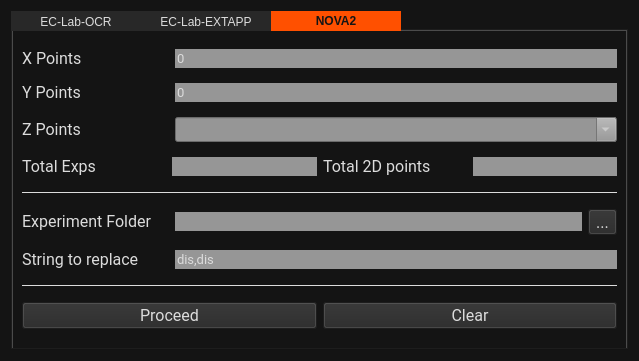
<?xml version="1.0" encoding="UTF-8"?>
<ui version="4.0">
 <class>Form</class>
 <widget class="QWidget" name="Form">
  <property name="geometry">
   <rect>
    <x>0</x>
    <y>0</y>
    <width>639</width>
    <height>361</height>
   </rect>
  </property>
  <property name="windowTitle">
   <string>Form</string>
  </property>
  <property name="styleSheet">
   <string notr="true">QWidget {
background-color: rgb(20, 20, 20)
}

QWidget QTabWidget Line{
color: rgb(220,220,220);
}

QTabWidget{
background-color: rgb(40, 40, 40);
color: rgb(220, 220, 220);
}

QTabBar::tab{
background-color: rgb(40, 40, 40);
color: rgb(220, 220, 220);
height: 20px;
width: 130px
}

QTabBar::tab:selected{
color:rgb(20, 20, 20);
background-color: rgb(255, 80, 0);
font-weight: bold;

}

QWidget QLabel{
font-family:Roboto;
font-style: normal;
font-size: 12pt;
color:rgb(220, 220, 220);
}

QWidget QPushButton{
font-family:Roboto;
font-style: normal;
font-size: 12pt;
background-color:rgb(40, 40, 40);
color:rgb(220, 220, 220);
}

QWidget QPushButton:hover{
background-color:rgb(255, 80, 0);
color:rgb(20, 20, 20);
}

QWidget QToolButton{
font-family:Roboto;
font-style: normal;
font-size: 12pt;
background-color:rgb(40, 40, 40);
color:rgb(220, 220, 220);
}

QWidget QToolButton:hover{
background-color:rgb(255, 80, 0);
color:rgb(20, 20, 20);
}

QLineEdit{
background-color: rgb(150,150,150);
color: rgb(220,220,220);
font-family:Roboto; 
font-size:10pt;
}

QComboBox{
background-color: rgb(150,150,150);
color: rgb(220,220,220);
font-family:Roboto; 
font-size:10pt;
}</string>
  </property>
  <layout class="QVBoxLayout" name="verticalLayout">
   <item>
    <widget class="QTabWidget" name="tabWidget">
     <property name="focusPolicy">
      <enum>Qt::NoFocus</enum>
     </property>
     <property name="styleSheet">
      <string notr="true">Line{
color: rgb(220,220,220);
}</string>
     </property>
     <property name="tabShape">
      <enum>QTabWidget::Rounded</enum>
     </property>
     <property name="currentIndex">
      <number>2</number>
     </property>
     <property name="elideMode">
      <enum>Qt::ElideNone</enum>
     </property>
     <widget class="QWidget" name="tab1">
      <attribute name="title">
       <string>EC-Lab-OCR</string>
      </attribute>
      <layout class="QVBoxLayout" name="verticalLayout_2">
       <item>
        <layout class="QHBoxLayout" name="horizontalLayout_1" stretch="1,3">
         <item>
          <widget class="QLabel" name="label_xp_tab1">
           <property name="sizePolicy">
            <sizepolicy hsizetype="Expanding" vsizetype="Fixed">
             <horstretch>0</horstretch>
             <verstretch>0</verstretch>
            </sizepolicy>
           </property>
           <property name="text">
            <string>X Points</string>
           </property>
          </widget>
         </item>
         <item>
          <widget class="QLineEdit" name="lineEdit_xp_tab1">
           <property name="sizePolicy">
            <sizepolicy hsizetype="Expanding" vsizetype="Maximum">
             <horstretch>0</horstretch>
             <verstretch>0</verstretch>
            </sizepolicy>
           </property>
           <property name="text">
            <string>0</string>
           </property>
           <property name="frame">
            <bool>false</bool>
           </property>
           <property name="placeholderText">
            <string>Example: (&lt;start&gt; &lt;end&gt; &lt;interval&gt;) use ',' as seperator</string>
           </property>
          </widget>
         </item>
        </layout>
       </item>
       <item>
        <layout class="QHBoxLayout" name="horizontalLayout_2" stretch="1,3">
         <item>
          <widget class="QLabel" name="label_yp_tab1">
           <property name="sizePolicy">
            <sizepolicy hsizetype="Expanding" vsizetype="Fixed">
             <horstretch>0</horstretch>
             <verstretch>0</verstretch>
            </sizepolicy>
           </property>
           <property name="text">
            <string>Y Points</string>
           </property>
          </widget>
         </item>
         <item>
          <widget class="QLineEdit" name="lineEdit_yp_tab1">
           <property name="sizePolicy">
            <sizepolicy hsizetype="Expanding" vsizetype="Maximum">
             <horstretch>0</horstretch>
             <verstretch>0</verstretch>
            </sizepolicy>
           </property>
           <property name="text">
            <string>0</string>
           </property>
           <property name="frame">
            <bool>false</bool>
           </property>
           <property name="placeholderText">
            <string>Example: (&lt;start&gt; &lt;end&gt; &lt;interval&gt;) use ',' as seperator</string>
           </property>
          </widget>
         </item>
        </layout>
       </item>
       <item>
        <layout class="QHBoxLayout" name="horizontalLayout_3" stretch="1,3">
         <item>
          <widget class="QLabel" name="label_zp_tab1">
           <property name="sizePolicy">
            <sizepolicy hsizetype="Expanding" vsizetype="Fixed">
             <horstretch>0</horstretch>
             <verstretch>0</verstretch>
            </sizepolicy>
           </property>
           <property name="text">
            <string>Z Points</string>
           </property>
          </widget>
         </item>
         <item>
          <widget class="QComboBox" name="combo_zp_tab1">
           <property name="editable">
            <bool>true</bool>
           </property>
           <property name="frame">
            <bool>true</bool>
           </property>
           <property name="modelColumn">
            <number>0</number>
           </property>
           <item>
            <property name="text">
             <string>2000,0</string>
            </property>
           </item>
          </widget>
         </item>
        </layout>
       </item>
       <item>
        <layout class="QHBoxLayout" name="horizontalLayout_4">
         <item>
          <widget class="QLabel" name="label_3d_tab1">
           <property name="sizePolicy">
            <sizepolicy hsizetype="Expanding" vsizetype="Fixed">
             <horstretch>0</horstretch>
             <verstretch>0</verstretch>
            </sizepolicy>
           </property>
           <property name="text">
            <string>Total Exps</string>
           </property>
          </widget>
         </item>
         <item>
          <widget class="QLineEdit" name="lineEdit_3d_tab1">
           <property name="sizePolicy">
            <sizepolicy hsizetype="Expanding" vsizetype="Fixed">
             <horstretch>0</horstretch>
             <verstretch>0</verstretch>
            </sizepolicy>
           </property>
           <property name="frame">
            <bool>false</bool>
           </property>
           <property name="readOnly">
            <bool>false</bool>
           </property>
           <property name="placeholderText">
            <string/>
           </property>
          </widget>
         </item>
         <item>
          <widget class="QLabel" name="label_2d_tab1">
           <property name="sizePolicy">
            <sizepolicy hsizetype="Expanding" vsizetype="Fixed">
             <horstretch>0</horstretch>
             <verstretch>0</verstretch>
            </sizepolicy>
           </property>
           <property name="text">
            <string>Total 2D points</string>
           </property>
          </widget>
         </item>
         <item>
          <widget class="QLineEdit" name="lineEdit_2d_tab1">
           <property name="sizePolicy">
            <sizepolicy hsizetype="Expanding" vsizetype="Maximum">
             <horstretch>0</horstretch>
             <verstretch>0</verstretch>
            </sizepolicy>
           </property>
           <property name="frame">
            <bool>false</bool>
           </property>
           <property name="readOnly">
            <bool>true</bool>
           </property>
           <property name="placeholderText">
            <string/>
           </property>
          </widget>
         </item>
        </layout>
       </item>
       <item>
        <widget class="Line" name="line">
         <property name="autoFillBackground">
          <bool>false</bool>
         </property>
         <property name="styleSheet">
          <string notr="true">color: rgb(220,220,220)</string>
         </property>
         <property name="frameShadow">
          <enum>QFrame::Plain</enum>
         </property>
         <property name="lineWidth">
          <number>1</number>
         </property>
         <property name="midLineWidth">
          <number>0</number>
         </property>
         <property name="orientation">
          <enum>Qt::Horizontal</enum>
         </property>
        </widget>
       </item>
       <item>
        <layout class="QHBoxLayout" name="horizontalLayout_5">
         <item>
          <widget class="QPushButton" name="pushButton_OCR_tab1">
           <property name="enabled">
            <bool>true</bool>
           </property>
           <property name="sizePolicy">
            <sizepolicy hsizetype="Expanding" vsizetype="Fixed">
             <horstretch>0</horstretch>
             <verstretch>0</verstretch>
            </sizepolicy>
           </property>
           <property name="text">
            <string>Select OCR Region</string>
           </property>
          </widget>
         </item>
        </layout>
       </item>
       <item>
        <layout class="QHBoxLayout" name="horizontalLayout_6" stretch="1,3">
         <item>
          <widget class="QLabel" name="label_tt_tab1">
           <property name="sizePolicy">
            <sizepolicy hsizetype="Expanding" vsizetype="Fixed">
             <horstretch>0</horstretch>
             <verstretch>0</verstretch>
            </sizepolicy>
           </property>
           <property name="text">
            <string>Trigger Tech(s)</string>
           </property>
          </widget>
         </item>
         <item>
          <widget class="QLineEdit" name="lineEdit_tt_tab1">
           <property name="sizePolicy">
            <sizepolicy hsizetype="Expanding" vsizetype="Maximum">
             <horstretch>0</horstretch>
             <verstretch>0</verstretch>
            </sizepolicy>
           </property>
           <property name="text">
            <string>2,4</string>
           </property>
           <property name="frame">
            <bool>false</bool>
           </property>
           <property name="placeholderText">
            <string>Example: 1.CV,4.WAIT</string>
           </property>
          </widget>
         </item>
        </layout>
       </item>
       <item>
        <widget class="Line" name="line_3">
         <property name="styleSheet">
          <string notr="true">color: rgb(220,220,220)</string>
         </property>
         <property name="frameShadow">
          <enum>QFrame::Plain</enum>
         </property>
         <property name="orientation">
          <enum>Qt::Horizontal</enum>
         </property>
        </widget>
       </item>
       <item>
        <layout class="QHBoxLayout" name="horizontalLayout_7">
         <item>
          <widget class="QPushButton" name="pushButton_proceed_tab1">
           <property name="enabled">
            <bool>true</bool>
           </property>
           <property name="sizePolicy">
            <sizepolicy hsizetype="Expanding" vsizetype="Fixed">
             <horstretch>0</horstretch>
             <verstretch>0</verstretch>
            </sizepolicy>
           </property>
           <property name="text">
            <string>Proceed</string>
           </property>
          </widget>
         </item>
         <item>
          <widget class="QPushButton" name="pushButton_clear_tab1">
           <property name="sizePolicy">
            <sizepolicy hsizetype="Expanding" vsizetype="Fixed">
             <horstretch>0</horstretch>
             <verstretch>0</verstretch>
            </sizepolicy>
           </property>
           <property name="text">
            <string>Clear</string>
           </property>
          </widget>
         </item>
        </layout>
       </item>
      </layout>
     </widget>
     <widget class="QWidget" name="tab2">
      <attribute name="title">
       <string>EC-Lab-EXTAPP</string>
      </attribute>
      <layout class="QVBoxLayout" name="verticalLayout_4">
       <item>
        <layout class="QHBoxLayout" name="horizontalLayout_8" stretch="1,3">
         <item>
          <widget class="QLabel" name="label_xp_tab2">
           <property name="sizePolicy">
            <sizepolicy hsizetype="Expanding" vsizetype="Fixed">
             <horstretch>0</horstretch>
             <verstretch>0</verstretch>
            </sizepolicy>
           </property>
           <property name="text">
            <string>X Points</string>
           </property>
          </widget>
         </item>
         <item>
          <widget class="QLineEdit" name="lineEdit_xp_tab2">
           <property name="sizePolicy">
            <sizepolicy hsizetype="Expanding" vsizetype="Maximum">
             <horstretch>0</horstretch>
             <verstretch>0</verstretch>
            </sizepolicy>
           </property>
           <property name="text">
            <string>0</string>
           </property>
           <property name="frame">
            <bool>false</bool>
           </property>
           <property name="placeholderText">
            <string>Example: (&lt;start&gt; &lt;end&gt; &lt;interval&gt;) use ',' as seperator</string>
           </property>
          </widget>
         </item>
        </layout>
       </item>
       <item>
        <layout class="QHBoxLayout" name="horizontalLayout_9" stretch="1,3">
         <item>
          <widget class="QLabel" name="label_yp_tab2">
           <property name="sizePolicy">
            <sizepolicy hsizetype="Expanding" vsizetype="Fixed">
             <horstretch>0</horstretch>
             <verstretch>0</verstretch>
            </sizepolicy>
           </property>
           <property name="text">
            <string>Y Points</string>
           </property>
          </widget>
         </item>
         <item>
          <widget class="QLineEdit" name="lineEdit_yp_tab2">
           <property name="sizePolicy">
            <sizepolicy hsizetype="Expanding" vsizetype="Maximum">
             <horstretch>0</horstretch>
             <verstretch>0</verstretch>
            </sizepolicy>
           </property>
           <property name="text">
            <string>0</string>
           </property>
           <property name="frame">
            <bool>false</bool>
           </property>
           <property name="placeholderText">
            <string>Example: (&lt;start&gt; &lt;end&gt; &lt;interval&gt;) use ',' as seperator</string>
           </property>
          </widget>
         </item>
        </layout>
       </item>
       <item>
        <layout class="QHBoxLayout" name="horizontalLayout_10" stretch="1,3">
         <item>
          <widget class="QLabel" name="label_zp_tab2">
           <property name="sizePolicy">
            <sizepolicy hsizetype="Expanding" vsizetype="Fixed">
             <horstretch>0</horstretch>
             <verstretch>0</verstretch>
            </sizepolicy>
           </property>
           <property name="text">
            <string>Z Points</string>
           </property>
          </widget>
         </item>
         <item>
          <widget class="QComboBox" name="combo_zp_tab2">
           <property name="editable">
            <bool>true</bool>
           </property>
          </widget>
         </item>
        </layout>
       </item>
       <item>
        <layout class="QHBoxLayout" name="horizontalLayout_11">
         <item>
          <widget class="QLabel" name="label_3d_tab2">
           <property name="sizePolicy">
            <sizepolicy hsizetype="Expanding" vsizetype="Fixed">
             <horstretch>0</horstretch>
             <verstretch>0</verstretch>
            </sizepolicy>
           </property>
           <property name="text">
            <string>Total Exps</string>
           </property>
          </widget>
         </item>
         <item>
          <widget class="QLineEdit" name="lineEdit_3d_tab2">
           <property name="sizePolicy">
            <sizepolicy hsizetype="Expanding" vsizetype="Fixed">
             <horstretch>0</horstretch>
             <verstretch>0</verstretch>
            </sizepolicy>
           </property>
           <property name="frame">
            <bool>false</bool>
           </property>
           <property name="readOnly">
            <bool>false</bool>
           </property>
           <property name="placeholderText">
            <string/>
           </property>
          </widget>
         </item>
         <item>
          <widget class="QLabel" name="label_2d_tab2">
           <property name="sizePolicy">
            <sizepolicy hsizetype="Expanding" vsizetype="Fixed">
             <horstretch>0</horstretch>
             <verstretch>0</verstretch>
            </sizepolicy>
           </property>
           <property name="text">
            <string>Total 2D points</string>
           </property>
          </widget>
         </item>
         <item>
          <widget class="QLineEdit" name="lineEdit_2d_tab2">
           <property name="sizePolicy">
            <sizepolicy hsizetype="Expanding" vsizetype="Maximum">
             <horstretch>0</horstretch>
             <verstretch>0</verstretch>
            </sizepolicy>
           </property>
           <property name="frame">
            <bool>false</bool>
           </property>
           <property name="readOnly">
            <bool>true</bool>
           </property>
           <property name="placeholderText">
            <string/>
           </property>
          </widget>
         </item>
        </layout>
       </item>
       <item>
        <widget class="Line" name="line_4">
         <property name="styleSheet">
          <string notr="true">color: rgb(220,220,220)</string>
         </property>
         <property name="frameShadow">
          <enum>QFrame::Plain</enum>
         </property>
         <property name="orientation">
          <enum>Qt::Horizontal</enum>
         </property>
        </widget>
       </item>
       <item>
        <layout class="QHBoxLayout" name="horizontalLayout_12" stretch="1,3">
         <item>
          <widget class="QLabel" name="label_cf_tab2">
           <property name="sizePolicy">
            <sizepolicy hsizetype="Expanding" vsizetype="Fixed">
             <horstretch>0</horstretch>
             <verstretch>0</verstretch>
            </sizepolicy>
           </property>
           <property name="text">
            <string>Count.txt Folder</string>
           </property>
          </widget>
         </item>
         <item>
          <layout class="QHBoxLayout" name="horizontalLayout_13">
           <item>
            <widget class="QLineEdit" name="lineEdit_cf_tab2">
             <property name="sizePolicy">
              <sizepolicy hsizetype="Expanding" vsizetype="Maximum">
               <horstretch>0</horstretch>
               <verstretch>0</verstretch>
              </sizepolicy>
             </property>
             <property name="text">
              <string/>
             </property>
             <property name="frame">
              <bool>false</bool>
             </property>
             <property name="placeholderText">
              <string/>
             </property>
            </widget>
           </item>
           <item>
            <widget class="QToolButton" name="toolButton_cf_tab2">
             <property name="text">
              <string>...</string>
             </property>
            </widget>
           </item>
          </layout>
         </item>
        </layout>
       </item>
       <item>
        <widget class="Line" name="line_5">
         <property name="styleSheet">
          <string notr="true">color: rgb(220,220,220)</string>
         </property>
         <property name="frameShadow">
          <enum>QFrame::Plain</enum>
         </property>
         <property name="orientation">
          <enum>Qt::Horizontal</enum>
         </property>
        </widget>
       </item>
       <item>
        <layout class="QHBoxLayout" name="horizontalLayout_14">
         <item>
          <widget class="QPushButton" name="pushButton_proceed_tab2">
           <property name="enabled">
            <bool>true</bool>
           </property>
           <property name="sizePolicy">
            <sizepolicy hsizetype="Expanding" vsizetype="Fixed">
             <horstretch>0</horstretch>
             <verstretch>0</verstretch>
            </sizepolicy>
           </property>
           <property name="text">
            <string>Proceed</string>
           </property>
          </widget>
         </item>
         <item>
          <widget class="QPushButton" name="pushButton_clear_tab2">
           <property name="sizePolicy">
            <sizepolicy hsizetype="Expanding" vsizetype="Fixed">
             <horstretch>0</horstretch>
             <verstretch>0</verstretch>
            </sizepolicy>
           </property>
           <property name="text">
            <string>Clear</string>
           </property>
          </widget>
         </item>
        </layout>
       </item>
      </layout>
     </widget>
     <widget class="QWidget" name="tab3">
      <attribute name="title">
       <string>NOVA2</string>
      </attribute>
      <layout class="QVBoxLayout" name="verticalLayout_3">
       <item>
        <layout class="QHBoxLayout" name="horizontalLayout_15" stretch="1,3">
         <item>
          <widget class="QLabel" name="label_xp_tab3">
           <property name="sizePolicy">
            <sizepolicy hsizetype="Expanding" vsizetype="Fixed">
             <horstretch>0</horstretch>
             <verstretch>0</verstretch>
            </sizepolicy>
           </property>
           <property name="text">
            <string>X Points</string>
           </property>
          </widget>
         </item>
         <item>
          <widget class="QLineEdit" name="lineEdit_xp_tab3">
           <property name="sizePolicy">
            <sizepolicy hsizetype="Preferred" vsizetype="Maximum">
             <horstretch>0</horstretch>
             <verstretch>0</verstretch>
            </sizepolicy>
           </property>
           <property name="text">
            <string>0</string>
           </property>
           <property name="frame">
            <bool>false</bool>
           </property>
           <property name="placeholderText">
            <string>Example: (&lt;start&gt; &lt;end&gt; &lt;interval&gt;) use ',' as seperator</string>
           </property>
          </widget>
         </item>
        </layout>
       </item>
       <item>
        <layout class="QHBoxLayout" name="horizontalLayout_16" stretch="1,3">
         <item>
          <widget class="QLabel" name="label_yp_tab3">
           <property name="sizePolicy">
            <sizepolicy hsizetype="Expanding" vsizetype="Fixed">
             <horstretch>0</horstretch>
             <verstretch>0</verstretch>
            </sizepolicy>
           </property>
           <property name="text">
            <string>Y Points</string>
           </property>
          </widget>
         </item>
         <item>
          <widget class="QLineEdit" name="lineEdit_yp_tab3">
           <property name="sizePolicy">
            <sizepolicy hsizetype="Preferred" vsizetype="Maximum">
             <horstretch>0</horstretch>
             <verstretch>0</verstretch>
            </sizepolicy>
           </property>
           <property name="text">
            <string>0</string>
           </property>
           <property name="frame">
            <bool>false</bool>
           </property>
           <property name="placeholderText">
            <string>Example: (&lt;start&gt; &lt;end&gt; &lt;interval&gt;) use ',' as seperator</string>
           </property>
          </widget>
         </item>
        </layout>
       </item>
       <item>
        <layout class="QHBoxLayout" name="horizontalLayout_17" stretch="1,3">
         <item>
          <widget class="QLabel" name="label_zp_tab3">
           <property name="sizePolicy">
            <sizepolicy hsizetype="Expanding" vsizetype="Fixed">
             <horstretch>0</horstretch>
             <verstretch>0</verstretch>
            </sizepolicy>
           </property>
           <property name="text">
            <string>Z Points</string>
           </property>
          </widget>
         </item>
         <item>
          <widget class="QComboBox" name="combo_zp_tab3">
           <property name="editable">
            <bool>true</bool>
           </property>
          </widget>
         </item>
        </layout>
       </item>
       <item>
        <layout class="QHBoxLayout" name="horizontalLayout_18">
         <item>
          <widget class="QLabel" name="label_3d_tab3">
           <property name="sizePolicy">
            <sizepolicy hsizetype="Expanding" vsizetype="Fixed">
             <horstretch>0</horstretch>
             <verstretch>0</verstretch>
            </sizepolicy>
           </property>
           <property name="text">
            <string>Total Exps</string>
           </property>
          </widget>
         </item>
         <item>
          <widget class="QLineEdit" name="lineEdit_3d_tab3">
           <property name="sizePolicy">
            <sizepolicy hsizetype="Expanding" vsizetype="Fixed">
             <horstretch>0</horstretch>
             <verstretch>0</verstretch>
            </sizepolicy>
           </property>
           <property name="frame">
            <bool>false</bool>
           </property>
           <property name="readOnly">
            <bool>false</bool>
           </property>
           <property name="placeholderText">
            <string/>
           </property>
          </widget>
         </item>
         <item>
          <widget class="QLabel" name="label_2d_tab3">
           <property name="sizePolicy">
            <sizepolicy hsizetype="Expanding" vsizetype="Fixed">
             <horstretch>0</horstretch>
             <verstretch>0</verstretch>
            </sizepolicy>
           </property>
           <property name="text">
            <string>Total 2D points</string>
           </property>
          </widget>
         </item>
         <item>
          <widget class="QLineEdit" name="lineEdit_2d_tab3">
           <property name="sizePolicy">
            <sizepolicy hsizetype="Expanding" vsizetype="Maximum">
             <horstretch>0</horstretch>
             <verstretch>0</verstretch>
            </sizepolicy>
           </property>
           <property name="frame">
            <bool>false</bool>
           </property>
           <property name="readOnly">
            <bool>true</bool>
           </property>
           <property name="placeholderText">
            <string/>
           </property>
          </widget>
         </item>
        </layout>
       </item>
       <item>
        <widget class="Line" name="line_6">
         <property name="styleSheet">
          <string notr="true">color: rgb(220,220,220)</string>
         </property>
         <property name="frameShadow">
          <enum>QFrame::Plain</enum>
         </property>
         <property name="orientation">
          <enum>Qt::Horizontal</enum>
         </property>
        </widget>
       </item>
       <item>
        <layout class="QHBoxLayout" name="horizontalLayout_19" stretch="1,3">
         <item>
          <widget class="QLabel" name="label_s2r_tab3">
           <property name="sizePolicy">
            <sizepolicy hsizetype="Expanding" vsizetype="Fixed">
             <horstretch>0</horstretch>
             <verstretch>0</verstretch>
            </sizepolicy>
           </property>
           <property name="text">
            <string>Experiment Folder</string>
           </property>
          </widget>
         </item>
         <item>
          <layout class="QHBoxLayout" name="horizontalLayout_20">
           <item>
            <widget class="QLineEdit" name="lineEdit_ef_tab3">
             <property name="sizePolicy">
              <sizepolicy hsizetype="Preferred" vsizetype="Maximum">
               <horstretch>0</horstretch>
               <verstretch>0</verstretch>
              </sizepolicy>
             </property>
             <property name="text">
              <string/>
             </property>
             <property name="frame">
              <bool>false</bool>
             </property>
             <property name="placeholderText">
              <string/>
             </property>
            </widget>
           </item>
           <item>
            <widget class="QToolButton" name="toolButton_cf_tab2_2">
             <property name="text">
              <string>...</string>
             </property>
            </widget>
           </item>
          </layout>
         </item>
        </layout>
       </item>
       <item>
        <layout class="QHBoxLayout" name="horizontalLayout" stretch="1,3">
         <item>
          <widget class="QLabel" name="label_ef_tab3_2">
           <property name="sizePolicy">
            <sizepolicy hsizetype="Expanding" vsizetype="Fixed">
             <horstretch>0</horstretch>
             <verstretch>0</verstretch>
            </sizepolicy>
           </property>
           <property name="text">
            <string>String to replace</string>
           </property>
          </widget>
         </item>
         <item>
          <widget class="QLineEdit" name="lineEdit_s2r_tab3">
           <property name="sizePolicy">
            <sizepolicy hsizetype="Preferred" vsizetype="Maximum">
             <horstretch>0</horstretch>
             <verstretch>0</verstretch>
            </sizepolicy>
           </property>
           <property name="text">
            <string>dis,dis</string>
           </property>
           <property name="frame">
            <bool>false</bool>
           </property>
           <property name="placeholderText">
            <string/>
           </property>
          </widget>
         </item>
        </layout>
       </item>
       <item>
        <widget class="Line" name="line_7">
         <property name="styleSheet">
          <string notr="true">color: rgb(220,220,220)</string>
         </property>
         <property name="frameShadow">
          <enum>QFrame::Plain</enum>
         </property>
         <property name="orientation">
          <enum>Qt::Horizontal</enum>
         </property>
        </widget>
       </item>
       <item>
        <layout class="QHBoxLayout" name="horizontalLayout_21">
         <item>
          <widget class="QPushButton" name="pushButton_proceed_tab3">
           <property name="enabled">
            <bool>true</bool>
           </property>
           <property name="sizePolicy">
            <sizepolicy hsizetype="Expanding" vsizetype="Fixed">
             <horstretch>0</horstretch>
             <verstretch>0</verstretch>
            </sizepolicy>
           </property>
           <property name="text">
            <string>Proceed</string>
           </property>
          </widget>
         </item>
         <item>
          <widget class="QPushButton" name="pushButton_clear_tab3">
           <property name="sizePolicy">
            <sizepolicy hsizetype="Expanding" vsizetype="Fixed">
             <horstretch>0</horstretch>
             <verstretch>0</verstretch>
            </sizepolicy>
           </property>
           <property name="text">
            <string>Clear</string>
           </property>
          </widget>
         </item>
        </layout>
       </item>
      </layout>
     </widget>
    </widget>
   </item>
  </layout>
 </widget>
 <resources/>
 <connections/>
</ui>
